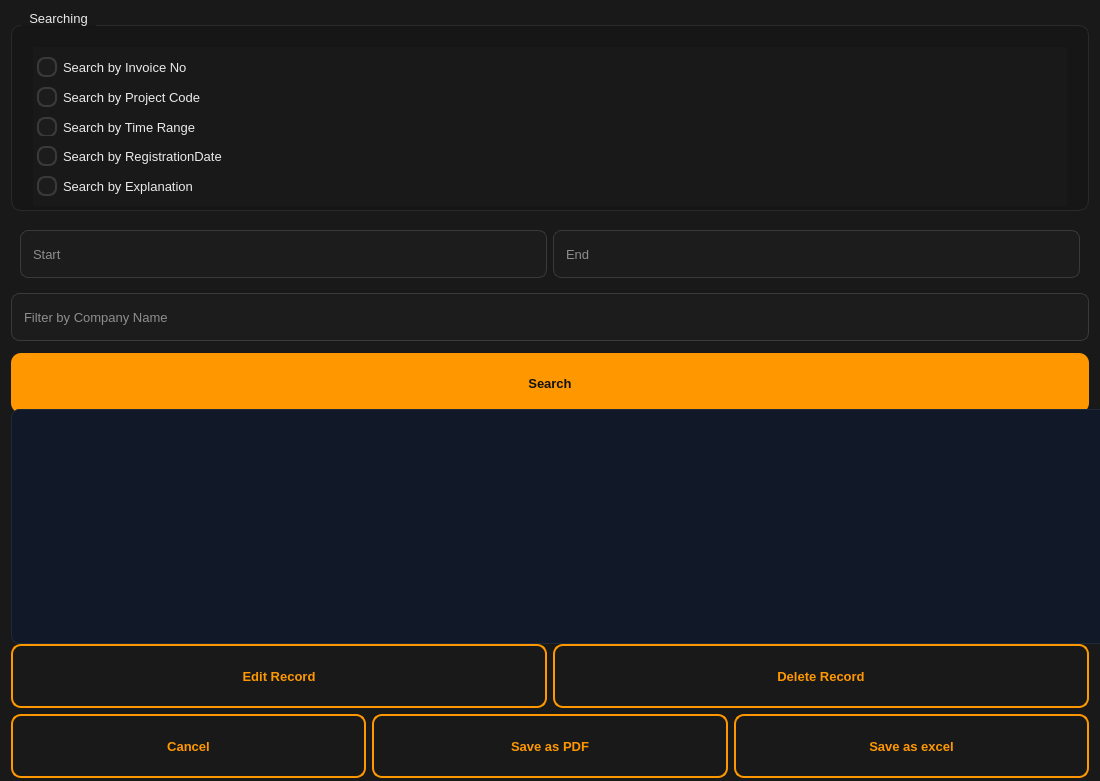
<?xml version="1.0" encoding="UTF-8"?>
<ui version="4.0">
 <class>Form</class>
 <widget class="QWidget" name="Form">
  <property name="geometry">
   <rect>
    <x>0</x>
    <y>0</y>
    <width>1100</width>
    <height>781</height>
   </rect>
  </property>
  <property name="minimumSize">
   <size>
    <width>1100</width>
    <height>781</height>
   </size>
  </property>
  <property name="maximumSize">
   <size>
    <width>1280</width>
    <height>781</height>
   </size>
  </property>
  <property name="windowTitle">
   <string>Form</string>
  </property>
  <property name="styleSheet">
   <string notr="true">
/* ===== Base ===== */
QWidget {
    background-color: #191919;
    color: #EAEAEA;
    font-family: &quot;Segoe UI&quot;;
    font-size: 13px;
}

QLabel {
    color: #EAEAEA;
}

/* ===== GroupBox (card) ===== */
QGroupBox {
    background-color: #161616;
    border: 1px solid #2A2A2A;
    border-radius: 10px;
    margin-top: 14px;
    padding: 12px;
}

QGroupBox::title {
    subcontrol-origin: margin;
    subcontrol-position: top left;
    left: 10px;
    padding: 0 6px;
    color: #EAEAEA;
    font-weight: bold;
}

/* ===== Inputs ===== */
QLineEdit, QComboBox, QDateEdit {
    background-color: #1C1C1C;
    color: #FFFFFF;
    border: 1px solid #3A3A3A;
    border-radius: 8px;
    padding: 6px 10px;
    min-height: 34px;
}

QLineEdit:focus, QComboBox:focus, QDateEdit:focus {
    border: 2px solid #FF9800;
}

/* ===== ComboBox dropdown button ===== */
QComboBox {
    padding-right: 30px;
}

QComboBox::drop-down {
    width: 26px;
    border-left: 1px solid #3A3A3A;
    background-color: #1C1C1C;
}

QComboBox::drop-down:hover {
    background-color: #232323;
}

/* ===== DateEdit calendar button ===== */
QDateEdit {
    padding-right: 30px;
}

QDateEdit::drop-down {
    width: 26px;
    border-left: 1px solid #3A3A3A;
    background-color: #FF9800;   /* calendar button color */
}

QDateEdit::drop-down:hover {
    background-color: #FFA726;
}

QDateEdit::drop-down:pressed {
    background-color: #F57C00;
}

/* ===== Calendar popup ===== */
QCalendarWidget {
    background-color: #151515;
    color: #EAEAEA;
    border: 1px solid #FF9800;
}

QCalendarWidget QToolButton {
    color: #FFFFFF;
    background-color: transparent;
    border: none;
    padding: 6px;
}

QCalendarWidget QToolButton:hover {
    background-color: #232323;
}

QCalendarWidget QAbstractItemView {
    background-color: #141414;
    color: #EAEAEA;
    selection-background-color: #FF9800;
    selection-color: #111111;
}

/* ===== RadioButton ===== */
QRadioButton {
    color: #EAEAEA;
    padding: 6px 4px;
}

QRadioButton::indicator {
    width: 16px;
    height: 16px;
}

QRadioButton::indicator:unchecked {
    border: 2px solid #3A3A3A;
    background-color: #1C1C1C;
    border-radius: 8px;
}

QRadioButton::indicator:checked {
    border: 2px solid #FF9800;
    background-color: #FF9800;
    border-radius: 8px;
}

/* ===== Buttons ===== */
QPushButton {
    background-color: transparent;
    color: #FF9800;
    font-weight: bold;
    border: 2px solid #FF9800;
    border-radius: 10px;
    padding: 10px 14px;
    min-height: 40px;
}

QPushButton:hover {
    background-color: #232323;
}

QPushButton:pressed {
    background-color: #2B2B2B;
}

/* Primary (Search) */
QPushButton#btnSearch {
    background-color: #FF9800;
    color: #111111;
    border: none;
}

QPushButton#btnSearch:hover { background-color: #FFA726; }
QPushButton#btnSearch:pressed { background-color: #F57C00; }

/* Secondary */
QPushButton#btnSaveasexcel {
    color: #EAEAEA;
    border: 1px solid #3A3A3A;
}

QPushButton#btnSaveasexcel:hover {
    background-color: #232323;
}

/* Disabled */
QPushButton:disabled {
    color: #777777;
    border-color: #444444;
}

/* ===== Table ===== */
QTableView {
    background-color: #111827;
    alternate-background-color: #0B1220;
    color: #E5E7EB;
    gridline-color: #1F2937;
    border: 1px solid #1F2937;
    border-radius: 8px;
    selection-background-color: #FF9800;
    selection-color: #111111;
}

QHeaderView::section {
    background-color: #0F172A;
    color: #E5E7EB;
    padding: 8px 10px;
    border: none;
    border-right: 1px solid #1F2937;
    font-weight: bold;
}
   </string>
  </property>
  <layout class="QVBoxLayout" name="verticalLayout_2">
   <item>
    <layout class="QVBoxLayout" name="verticalLayout">
     <item>
      <widget class="QGroupBox" name="groupBox">
       <property name="minimumSize">
        <size>
         <width>0</width>
         <height>200</height>
        </size>
       </property>
       <property name="maximumSize">
        <size>
         <width>16777215</width>
         <height>211</height>
        </size>
       </property>
       <property name="title">
        <string>Searching</string>
       </property>
       <layout class="QVBoxLayout" name="verticalLayout_3">
        <item>
         <widget class="QRadioButton" name="rbInvoiceNo">
          <property name="minimumSize">
           <size>
            <width>0</width>
            <height>40</height>
           </size>
          </property>
          <property name="maximumSize">
           <size>
            <width>16777215</width>
            <height>40</height>
           </size>
          </property>
          <property name="styleSheet">
           <string notr="true"/>
          </property>
          <property name="text">
           <string>Search by Invoice No</string>
          </property>
          <property name="autoRepeat">
           <bool>false</bool>
          </property>
         </widget>
        </item>
        <item>
         <widget class="QRadioButton" name="rbProjectCode">
          <property name="minimumSize">
           <size>
            <width>0</width>
            <height>40</height>
           </size>
          </property>
          <property name="maximumSize">
           <size>
            <width>16777215</width>
            <height>40</height>
           </size>
          </property>
          <property name="styleSheet">
           <string notr="true"/>
          </property>
          <property name="text">
           <string>Search by Project Code</string>
          </property>
          <property name="autoRepeat">
           <bool>false</bool>
          </property>
         </widget>
        </item>
        <item>
         <widget class="QRadioButton" name="rbTimeRange">
          <property name="minimumSize">
           <size>
            <width>0</width>
            <height>40</height>
           </size>
          </property>
          <property name="maximumSize">
           <size>
            <width>16777215</width>
            <height>40</height>
           </size>
          </property>
          <property name="text">
           <string>Search by Time Range</string>
          </property>
         </widget>
        </item>
        <item>
         <widget class="QRadioButton" name="rbRegistrationDate">
          <property name="minimumSize">
           <size>
            <width>0</width>
            <height>40</height>
           </size>
          </property>
          <property name="maximumSize">
           <size>
            <width>16777215</width>
            <height>40</height>
           </size>
          </property>
          <property name="text">
           <string>Search by RegistrationDate</string>
          </property>
         </widget>
        </item>
        <item>
         <widget class="QRadioButton" name="rbExplanation">
          <property name="minimumSize">
           <size>
            <width>0</width>
            <height>40</height>
           </size>
          </property>
          <property name="maximumSize">
           <size>
            <width>16777215</width>
            <height>40</height>
           </size>
          </property>
          <property name="text">
           <string>Search by Explanation</string>
          </property>
         </widget>
        </item>
       </layout>
      </widget>
     </item>
     <item>
      <widget class="QStackedWidget" name="stackedWidget">
       <property name="maximumSize">
        <size>
         <width>16777215</width>
         <height>66</height>
        </size>
       </property>
       <property name="currentIndex">
        <number>2</number>
       </property>
       <widget class="QWidget" name="pgInvoiceNo">
        <layout class="QHBoxLayout" name="horizontalLayout">
         <item>
          <layout class="QHBoxLayout" name="horizontalLayout_6">
           <item>
            <widget class="QLineEdit" name="leExplanation">
             <property name="placeholderText">
              <string>Type a word in Explanation</string>
             </property>
            </widget>
           </item>
          </layout>
         </item>
        </layout>
       </widget>
       <widget class="QWidget" name="pgRegstrationDate">
        <layout class="QHBoxLayout" name="horizontalLayout_2">
         <item>
          <widget class="QLineEdit" name="leRegistrationDate">
           <property name="placeholderText">
            <string>RegistrationDate</string>
           </property>
          </widget>
         </item>
        </layout>
       </widget>
       <widget class="QWidget" name="pgExplanation">
        <layout class="QHBoxLayout" name="horizontalLayout_4">
         <item>
          <layout class="QHBoxLayout" name="horizontalLayout_7">
           <item>
            <widget class="QLineEdit" name="leStartDate">
             <property name="minimumSize">
              <size>
               <width>0</width>
               <height>40</height>
              </size>
             </property>
             <property name="maximumSize">
              <size>
               <width>16777215</width>
               <height>40</height>
              </size>
             </property>
             <property name="placeholderText">
              <string>Start</string>
             </property>
            </widget>
           </item>
           <item>
            <widget class="QLineEdit" name="leEndDate">
             <property name="minimumSize">
              <size>
               <width>0</width>
               <height>40</height>
              </size>
             </property>
             <property name="maximumSize">
              <size>
               <width>16777215</width>
               <height>40</height>
              </size>
             </property>
             <property name="placeholderText">
              <string>End</string>
             </property>
            </widget>
           </item>
          </layout>
         </item>
        </layout>
       </widget>
       <widget class="QWidget" name="pgLoginDate">
        <layout class="QHBoxLayout" name="horizontalLayout_3">
         <item>
          <widget class="QLineEdit" name="leInvoiceNo">
           <property name="inputMask">
            <string notr="true"/>
           </property>
           <property name="text">
            <string/>
           </property>
           <property name="placeholderText">
            <string>Invoice No</string>
           </property>
          </widget>
         </item>
        </layout>
       </widget>
       <widget class="QWidget" name="page">
        <layout class="QHBoxLayout" name="horizontalLayout_9">
         <item>
          <widget class="QLineEdit" name="leProjectCode">
           <property name="placeholderText">
            <string>Project Code</string>
           </property>
          </widget>
         </item>
        </layout>
       </widget>
      </widget>
     </item>
     <item>
      <widget class="QLineEdit" name="leCompanyName">
       <property name="minimumSize">
        <size>
         <width>0</width>
         <height>40</height>
        </size>
       </property>
       <property name="maximumSize">
        <size>
         <width>16777215</width>
         <height>40</height>
        </size>
       </property>
       <property name="placeholderText">
        <string>Filter by Company Name</string>
       </property>
      </widget>
     </item>
     <item>
      <widget class="QPushButton" name="btnSearch">
       <property name="minimumSize">
        <size>
         <width>0</width>
         <height>40</height>
        </size>
       </property>
       <property name="maximumSize">
        <size>
         <width>16777215</width>
         <height>40</height>
        </size>
       </property>
       <property name="text">
        <string>Search</string>
       </property>
      </widget>
     </item>
     <item>
      <widget class="QTableView" name="tableView">
       <property name="sizePolicy">
        <sizepolicy hsizetype="Expanding" vsizetype="Expanding">
         <horstretch>0</horstretch>
         <verstretch>0</verstretch>
        </sizepolicy>
       </property>
       <property name="minimumSize">
        <size>
         <width>1099</width>
         <height>235</height>
        </size>
       </property>
       <property name="maximumSize">
        <size>
         <width>1099</width>
         <height>235</height>
        </size>
       </property>
       <property name="styleSheet">
        <string notr="true"/>
       </property>
       <property name="frameShape">
        <enum>QFrame::StyledPanel</enum>
       </property>
       <property name="lineWidth">
        <number>4</number>
       </property>
       <property name="midLineWidth">
        <number>0</number>
       </property>
       <property name="editTriggers">
        <set>QAbstractItemView::NoEditTriggers</set>
       </property>
       <property name="alternatingRowColors">
        <bool>true</bool>
       </property>
       <property name="selectionMode">
        <enum>QAbstractItemView::SingleSelection</enum>
       </property>
       <property name="selectionBehavior">
        <enum>QAbstractItemView::SelectRows</enum>
       </property>
       <property name="sortingEnabled">
        <bool>true</bool>
       </property>
      </widget>
     </item>
    </layout>
   </item>
   <item>
    <layout class="QHBoxLayout" name="horizontalLayout_8">
     <item>
      <widget class="QPushButton" name="btnEditRecord">
       <property name="minimumSize">
        <size>
         <width>0</width>
         <height>48</height>
        </size>
       </property>
       <property name="maximumSize">
        <size>
         <width>16777215</width>
         <height>48</height>
        </size>
       </property>
       <property name="text">
        <string>Edit Record</string>
       </property>
      </widget>
     </item>
     <item>
      <widget class="QPushButton" name="btnDeleteRecord">
       <property name="minimumSize">
        <size>
         <width>0</width>
         <height>48</height>
        </size>
       </property>
       <property name="maximumSize">
        <size>
         <width>16777215</width>
         <height>48</height>
        </size>
       </property>
       <property name="styleSheet">
        <string notr="true">QPushButton {
    background-color: transparent;
    color: #FF9800;
    font-weight: bold;
    border: 2px solid #FF9800;
    border-radius: 10px;
    padding: 10px 14px;
    min-height: 40px;
}

QPushButton:hover {
    background-color: #232323;
}

QPushButton:pressed {
    background-color: #2B2B2B;
}
</string>
       </property>
       <property name="text">
        <string>Delete Record</string>
       </property>
      </widget>
     </item>
    </layout>
   </item>
   <item>
    <layout class="QHBoxLayout" name="horizontalLayout_5">
     <item>
      <widget class="QPushButton" name="btnCancel">
       <property name="minimumSize">
        <size>
         <width>0</width>
         <height>48</height>
        </size>
       </property>
       <property name="maximumSize">
        <size>
         <width>16777215</width>
         <height>48</height>
        </size>
       </property>
       <property name="text">
        <string>Cancel</string>
       </property>
      </widget>
     </item>
     <item>
      <widget class="QPushButton" name="btnSaveasPDF">
       <property name="minimumSize">
        <size>
         <width>0</width>
         <height>48</height>
        </size>
       </property>
       <property name="maximumSize">
        <size>
         <width>16777215</width>
         <height>48</height>
        </size>
       </property>
       <property name="text">
        <string>Save as PDF</string>
       </property>
      </widget>
     </item>
     <item>
      <widget class="QPushButton" name="btnSaveasexcel">
       <property name="minimumSize">
        <size>
         <width>0</width>
         <height>48</height>
        </size>
       </property>
       <property name="maximumSize">
        <size>
         <width>16777215</width>
         <height>48</height>
        </size>
       </property>
       <property name="styleSheet">
        <string notr="true">QPushButton {
    background-color: transparent;
    color: #FF9800;
    font-weight: bold;
    border: 2px solid #FF9800;
    border-radius: 10px;
    padding: 10px 14px;
    min-height: 40px;
}

QPushButton:hover {
    background-color: #232323;
}

QPushButton:pressed {
    background-color: #2B2B2B;
}
</string>
       </property>
       <property name="text">
        <string>Save as excel</string>
       </property>
      </widget>
     </item>
    </layout>
   </item>
  </layout>
 </widget>
 <resources/>
 <connections/>
</ui>
